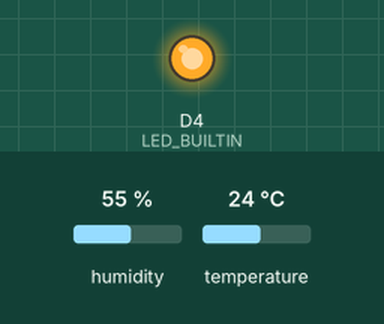
This sketch was run on a simulated ESP8266 (NodeMCU). Parts: output pins drawn as LEDs (lit = HIGH, except the on-board LED, lit = LOW). Dashed ring = blinking. The inputs (shaded band) are chosen by the test bench; at power-on: temperature 24 °C, humidity 55 %. WiFi joins after 1.5 s; servers stay silent unless stated; uploads are accepted with an empty reply; not simulated (calls return 0 or success): wifi_credentials.h; pins used as bus, display or sensor lines are not drawn; what the sketch prints to the serial monitor is not drawn.

Above: at 1.2 s.
1.3 s: temperature set to 12 °C
At 3.33 s:
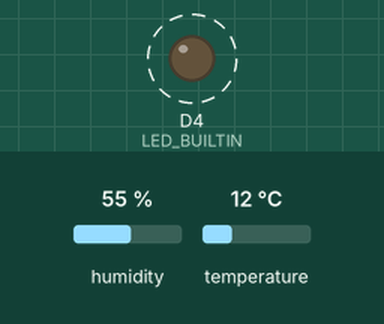
At 5.5 s:
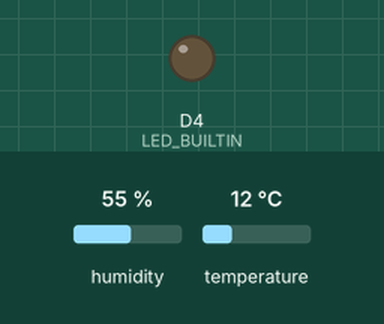
Timing chart, 0 to 7.0 s (numbered marks = the images above; inputs shaded):
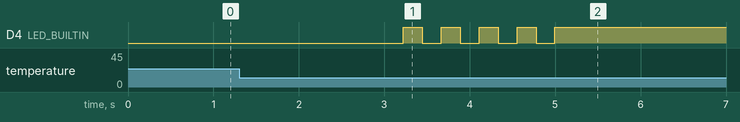

The sketch:

AtticTemps_thingspeak_natweather.ino
```cpp
 // Plot DTH11 data on thingspeak.com using an ESP8266
// July 11 2015
// Author: Will Allen
// www.arduinesp.com
#include <DHT.h>
#include <ESP8266WiFi.h>
#include <ESP8266WiFiMulti.h>
#include <WiFiClientSecure.h>
#include <wifi_credentials.h>
#include "ThingSpeak.h"
#define DHTPIN D4

// replace with your channel's thingspeak API key,
// http://api.wunderground.com/api/13db05c35598dd93/conditions/q/Australia/Sydney.json

const char * TP_APPLE = "NK6HEWTA7BC9ANLD";
const unsigned long TP_CHANNEL = 39741;


String apiKey = "NK6HEWTA7BC9ANLD";
String wundergroundKey = "13db05c35598dd93";
const int buffer=300;
const char* server = "api.thingspeak.com";
const char fingerprint[] PROGMEM = "fingerprint";
const int httpsPort = 443;
const int SERIALRATE = 19200;

WiFiClientSecure sslClient;
WiFiClient wifiClient;
ESP8266WiFiMulti WiFiMulti;

bool resetWifiEachTime = true;
//bool fTesting =false;     //turns off need for DHT11

int sleepPerLoop = 60*1000*60;  //1 hr

void setup()
{
}

void loop()
{
  //setup, assume deepsleep requires reset, so "setup" also run each time, but be sure.
  pinMode(D0, WAKEUP_PULLUP);
  pinMode(LED_BUILTIN, OUTPUT);
  WiFi.mode(WIFI_STA);
  Serial.begin(SERIALRATE);
  Serial.println("waiting for power to stabilize");
  blinkLED(-1);
  delay(1000*3);  //3 secs
  //sslClient.setFingerprint(fingerprint);
  sslClient.setInsecure();
  blinkLED(-1);
  setupWIFI();

  startWIFI();
  //get temp data
  DHT dht(DHTPIN, DHT11,20);
  dht.begin();
  float h = dht.readHumidity();
  float t = dht.readTemperature(true);
  Serial.print(t);
  Serial.println( " temp from DHT11");
  if (isnan(h) || isnan(t))
  {
    Serial.println("Failed to read from DHT sensor!");
    ESP.deepSleep(3000e6);  //need to wire from D0 to RST ---- * 1000 since using microseconds
  }
  //get local weather data
  Serial.println("get internet temp");
  blinkLED(3);
  float viennaTemp = getInternetTemp();
  delay(1000);
  //write out the data
  Serial.println("writeThingSpeak");
  blinkLED(2);
  writeThingSpeak(t,h, viennaTemp);
  WiFi.disconnect();
  Serial.print("End of loop...sleeping (mins) ");
  //Serial.println(sleepPerLoop/60000);
  ESP.deepSleep(3000e6);  //need to wire from D0 to RST ---- * 1000 since using microseconds
}

void setupWIFI()
{
  char* ssid = "";
  char* password = "";
  WiFi.mode(WIFI_STA);
  #ifdef WIFI1_S
    ssid = WIFI1_S;
    password = WIFI1_P;
    WiFiMulti.addAP(ssid, password);
    Serial.println(ssid);
  #endif
  #ifdef WIFI2_S
    ssid = WIFI2_S;
    password = WIFI2_P;
    WiFiMulti.addAP(ssid, password);
    Serial.println(ssid);
  #endif
  #ifdef WIFI3_S
    ssid = WIFI3_S;
    password = WIFI3_P;
    WiFiMulti.addAP(ssid, password);
    Serial.println(ssid);
  #endif
  #ifdef WIFI4_S
    ssid = WIFI4_S;
    password = WIFI4_P;
    Serial.println(ssid);
    WiFiMulti.addAP(ssid, password);
  #endif
    #ifdef WIFI5_S
    ssid = WIFI5_S;
    password = WIFI5_P;
    Serial.println(ssid);
    WiFiMulti.addAP(ssid, password);
  #endif
}

void startWIFI()
{
  WiFi.mode(WIFI_STA);
  blinkLED(5);
  while(WiFiMulti.run() != WL_CONNECTED)
  {
      Serial.print(".");
      //delay(1000);
      blinkLED(3);
  }
  Serial.println("connected");
}

float getInternetTemp()
{
  float out = -1;
  String willcloud = "willcloud.crabdance.com";
  //http://willcloud.crabdance.com/temp.php
  //https://www.theamplituhedron.com/articles/How-to-connect-to-an-SSL-protected-server-with-ESP8266(WiFiClient)/
  Serial.println("WiFiClientSecure");
  Serial.println("setFingerprint");
  String stream="";
  if (sslClient.connect(willcloud, httpsPort))
  {
    Serial.println("connected to willcloud");
    sslClient.println("GET /temp.php HTTP/1.1");
    sslClient.println("Host: " + willcloud);
    sslClient.println("Connection: close");
    sslClient.println();

     //Wait up to 10 seconds for server to respond then read response
    int pp=0;
    for(pp=0; (!sslClient.available()) && (pp<500); pp++)
    {
      delay(20);
    }
    if(pp==500)
    {
      Serial.println("there was an issue pulling from the stream");
      return out;
    }
    int x = 2000;  //limit tries
    for(; !sslClient.find("temp:") && x>0; x--){} // find the part we are interested in.
    for(pp=0; (sslClient.available()  && (pp < 1000)); pp++)
    {
      char c = sslClient.read();
      if(c==-1)
      {
       Serial.println("end of string found");
        break;
      }
      stream+=c;
    }
    Serial.print("finished reading: ");
    Serial.println(stream);
    sslClient.stop();
  }
   else
  {
    Serial.print("didnt connect to ");
    Serial.println(willcloud);
  }
  return stream.toFloat();
}


void writeThingSpeak(float temp, float humid, float vTemp )
{
  Serial.println("writeThingSpeak");
  ThingSpeak.begin(wifiClient);
  ThingSpeak.setField(1, temp);
  ThingSpeak.setField(2, humid);
  if(vTemp!=-1)
  {
    ThingSpeak.setField(3, vTemp);
  }
  int rc = ThingSpeak.writeFields(TP_CHANNEL,TP_APPLE);
  Serial.println( "TP return code: " +  String(rc));


  Serial.print("Temperature: ");
  Serial.println(temp);
  Serial.print(" degrees fahrenheit Humidity: ");
  Serial.println(humid);
  Serial.print(" internet temp: ");
  Serial.println(vTemp);
}

void blinkLED(int times)
{
  static int LEDON = 0;
  if(times >0)
  {
    for(int x=0; x < times; x++)
    {
      digitalWrite(LED_BUILTIN, LOW);   // turn the LED on
      LEDON = 1;
      Serial.print(".");
      delay(222);
      digitalWrite(LED_BUILTIN, HIGH);   // turn the LED on
      LEDON = 0;
      delay(222);
    }
  }
  else  //-1 means to toggle
  {
    if(LEDON==1)
    {
      LEDON=0;
      digitalWrite(LED_BUILTIN, HIGH);
    }
    else
    {
       LEDON=1;
       digitalWrite(LED_BUILTIN, LOW);
    }
  }
}
```

Measured:
- by itself, D4 (LED_BUILTIN): alternates HIGH for 0.22 s and LOW for 0.22 s, 9 changes in all, then stays HIGH
